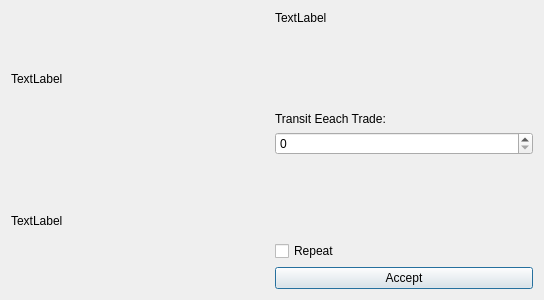
<?xml version="1.0" encoding="UTF-8"?>
<ui version="4.0">
 <class>SetRouteDialog</class>
 <widget class="QDialog" name="SetRouteDialog">
  <property name="geometry">
   <rect>
    <x>0</x>
    <y>0</y>
    <width>544</width>
    <height>300</height>
   </rect>
  </property>
  <property name="windowTitle">
   <string>SetRouteDialog</string>
  </property>
  <layout class="QHBoxLayout" name="horizontalLayout">
   <item>
    <layout class="QVBoxLayout" name="layout">
     <item>
      <widget class="QLabel" name="labelOrig">
       <property name="text">
        <string>TextLabel</string>
       </property>
      </widget>
     </item>
     <item>
      <widget class="QLabel" name="labelDest">
       <property name="text">
        <string>TextLabel</string>
       </property>
      </widget>
     </item>
    </layout>
   </item>
   <item>
    <layout class="QVBoxLayout" name="layout_settings">
     <item>
      <widget class="QLabel" name="labelGoodsName">
       <property name="text">
        <string>TextLabel</string>
       </property>
      </widget>
     </item>
     <item>
      <spacer name="verticalSpacer_2">
       <property name="orientation">
        <enum>Qt::Vertical</enum>
       </property>
       <property name="sizeHint" stdset="0">
        <size>
         <width>20</width>
         <height>40</height>
        </size>
       </property>
      </spacer>
     </item>
     <item>
      <widget class="QLabel" name="label">
       <property name="text">
        <string>Transit Eeach Trade:</string>
       </property>
      </widget>
     </item>
     <item>
      <widget class="QSpinBox" name="spinBoxEachVolume"/>
     </item>
     <item>
      <spacer name="verticalSpacer">
       <property name="orientation">
        <enum>Qt::Vertical</enum>
       </property>
       <property name="sizeHint" stdset="0">
        <size>
         <width>20</width>
         <height>40</height>
        </size>
       </property>
      </spacer>
     </item>
     <item>
      <widget class="QCheckBox" name="checkBox">
       <property name="text">
        <string>Repeat</string>
       </property>
      </widget>
     </item>
     <item>
      <widget class="QPushButton" name="pushButton">
       <property name="text">
        <string>Accept</string>
       </property>
      </widget>
     </item>
    </layout>
   </item>
  </layout>
 </widget>
 <layoutdefault spacing="6" margin="11"/>
 <resources/>
 <connections/>
</ui>
